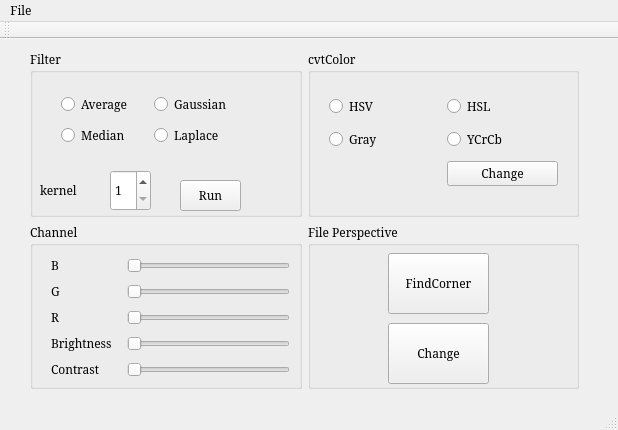
<?xml version="1.0" encoding="UTF-8"?>
<ui version="4.0">
 <class>MainWindow</class>
 <widget class="QMainWindow" name="MainWindow">
  <property name="geometry">
   <rect>
    <x>0</x>
    <y>0</y>
    <width>618</width>
    <height>430</height>
   </rect>
  </property>
  <property name="font">
   <font>
    <family>Garamond</family>
    <italic>false</italic>
   </font>
  </property>
  <property name="windowTitle">
   <string>Photoshop</string>
  </property>
  <widget class="QWidget" name="centralWidget">
   <widget class="QWidget" name="horizontalLayoutWidget">
    <property name="geometry">
     <rect>
      <x>19</x>
      <y>0</y>
      <width>571</width>
      <height>361</height>
     </rect>
    </property>
    <layout class="QHBoxLayout" name="horizontalLayout">
     <item>
      <layout class="QVBoxLayout" name="verticalLayout">
       <item>
        <widget class="QGroupBox" name="groupBox">
         <property name="title">
          <string>Filter</string>
         </property>
         <widget class="QWidget" name="gridLayoutWidget">
          <property name="geometry">
           <rect>
            <x>20</x>
            <y>30</y>
            <width>201</width>
            <height>81</height>
           </rect>
          </property>
          <layout class="QGridLayout" name="gridLayout">
           <item row="0" column="0">
            <widget class="QRadioButton" name="radio_average">
             <property name="text">
              <string>Average</string>
             </property>
            </widget>
           </item>
           <item row="1" column="0">
            <widget class="QRadioButton" name="radio_median">
             <property name="text">
              <string>Median</string>
             </property>
            </widget>
           </item>
           <item row="0" column="1">
            <widget class="QRadioButton" name="radio_gaussian">
             <property name="text">
              <string>Gaussian</string>
             </property>
            </widget>
           </item>
           <item row="1" column="1">
            <widget class="QRadioButton" name="radio_laplace">
             <property name="text">
              <string>Laplace</string>
             </property>
            </widget>
           </item>
          </layout>
         </widget>
         <widget class="QLabel" name="label">
          <property name="geometry">
           <rect>
            <x>10</x>
            <y>120</y>
            <width>61</width>
            <height>41</height>
           </rect>
          </property>
          <property name="text">
           <string>kernel</string>
          </property>
         </widget>
         <widget class="QPushButton" name="Btn_kernelRun">
          <property name="geometry">
           <rect>
            <x>150</x>
            <y>130</y>
            <width>61</width>
            <height>31</height>
           </rect>
          </property>
          <property name="text">
           <string>Run</string>
          </property>
         </widget>
         <widget class="QSpinBox" name="spinBox">
          <property name="geometry">
           <rect>
            <x>80</x>
            <y>120</y>
            <width>41</width>
            <height>41</height>
           </rect>
          </property>
          <property name="minimum">
           <number>1</number>
          </property>
          <property name="maximum">
           <number>31</number>
          </property>
          <property name="singleStep">
           <number>2</number>
          </property>
          <property name="value">
           <number>1</number>
          </property>
         </widget>
        </widget>
       </item>
       <item>
        <widget class="QGroupBox" name="groupBox_2">
         <property name="title">
          <string>Channel</string>
         </property>
         <widget class="QWidget" name="verticalLayoutWidget_3">
          <property name="geometry">
           <rect>
            <x>10</x>
            <y>20</y>
            <width>261</width>
            <height>151</height>
           </rect>
          </property>
          <layout class="QVBoxLayout" name="verticalLayout_3">
           <item>
            <layout class="QHBoxLayout" name="horizontalLayout_6" stretch="3,7">
             <item>
              <widget class="QLabel" name="label_6">
               <property name="text">
                <string>B</string>
               </property>
              </widget>
             </item>
             <item>
              <widget class="QSlider" name="slider_b">
               <property name="maximum">
                <number>255</number>
               </property>
               <property name="orientation">
                <enum>Qt::Horizontal</enum>
               </property>
              </widget>
             </item>
            </layout>
           </item>
           <item>
            <layout class="QHBoxLayout" name="horizontalLayout_7" stretch="3,7">
             <item>
              <widget class="QLabel" name="label_7">
               <property name="text">
                <string>G</string>
               </property>
              </widget>
             </item>
             <item>
              <widget class="QSlider" name="slider_g">
               <property name="maximum">
                <number>255</number>
               </property>
               <property name="orientation">
                <enum>Qt::Horizontal</enum>
               </property>
              </widget>
             </item>
            </layout>
           </item>
           <item>
            <layout class="QHBoxLayout" name="horizontalLayout_8" stretch="3,7">
             <item>
              <widget class="QLabel" name="label_8">
               <property name="text">
                <string>R</string>
               </property>
              </widget>
             </item>
             <item>
              <widget class="QSlider" name="slider_r">
               <property name="maximum">
                <number>255</number>
               </property>
               <property name="orientation">
                <enum>Qt::Horizontal</enum>
               </property>
              </widget>
             </item>
            </layout>
           </item>
           <item>
            <layout class="QHBoxLayout" name="horizontalLayout_9" stretch="3,7">
             <item>
              <widget class="QLabel" name="label_9">
               <property name="text">
                <string>Brightness</string>
               </property>
              </widget>
             </item>
             <item>
              <widget class="QSlider" name="slider_brightness">
               <property name="maximum">
                <number>100</number>
               </property>
               <property name="orientation">
                <enum>Qt::Horizontal</enum>
               </property>
              </widget>
             </item>
            </layout>
           </item>
           <item>
            <layout class="QHBoxLayout" name="horizontalLayout_10" stretch="3,7">
             <item>
              <widget class="QLabel" name="label_10">
               <property name="text">
                <string>Contrast</string>
               </property>
              </widget>
             </item>
             <item>
              <widget class="QSlider" name="slider_contrast">
               <property name="minimum">
                <number>0</number>
               </property>
               <property name="maximum">
                <number>20</number>
               </property>
               <property name="singleStep">
                <number>0</number>
               </property>
               <property name="value">
                <number>0</number>
               </property>
               <property name="sliderPosition">
                <number>0</number>
               </property>
               <property name="orientation">
                <enum>Qt::Horizontal</enum>
               </property>
              </widget>
             </item>
            </layout>
           </item>
          </layout>
         </widget>
        </widget>
       </item>
      </layout>
     </item>
     <item>
      <layout class="QVBoxLayout" name="verticalLayout_2">
       <item>
        <widget class="QGroupBox" name="groupBox_3">
         <property name="title">
          <string>cvtColor</string>
         </property>
         <widget class="QWidget" name="gridLayoutWidget_2">
          <property name="geometry">
           <rect>
            <x>10</x>
            <y>30</y>
            <width>251</width>
            <height>121</height>
           </rect>
          </property>
          <layout class="QGridLayout" name="gridLayout_2">
           <item row="1" column="0">
            <widget class="QRadioButton" name="radio_cvtGray">
             <property name="text">
              <string>Gray</string>
             </property>
            </widget>
           </item>
           <item row="0" column="0">
            <widget class="QRadioButton" name="radio_cvtHSV">
             <property name="text">
              <string>HSV</string>
             </property>
            </widget>
           </item>
           <item row="0" column="1">
            <widget class="QRadioButton" name="radio_cvtHSL">
             <property name="text">
              <string>HSL</string>
             </property>
            </widget>
           </item>
           <item row="1" column="1">
            <widget class="QRadioButton" name="radio_cvtYCrCb">
             <property name="text">
              <string>YCrCb</string>
             </property>
            </widget>
           </item>
           <item row="2" column="1">
            <widget class="QPushButton" name="Btn_cvt">
             <property name="text">
              <string>Change</string>
             </property>
            </widget>
           </item>
          </layout>
         </widget>
        </widget>
       </item>
       <item>
        <widget class="QGroupBox" name="groupBox_4">
         <property name="title">
          <string>File Perspective</string>
         </property>
         <widget class="QPushButton" name="Btn_findCorner">
          <property name="geometry">
           <rect>
            <x>80</x>
            <y>30</y>
            <width>101</width>
            <height>61</height>
           </rect>
          </property>
          <property name="text">
           <string>FindCorner</string>
          </property>
         </widget>
         <widget class="QPushButton" name="Btn_persChange">
          <property name="geometry">
           <rect>
            <x>80</x>
            <y>100</y>
            <width>101</width>
            <height>61</height>
           </rect>
          </property>
          <property name="text">
           <string>Change</string>
          </property>
         </widget>
        </widget>
       </item>
      </layout>
     </item>
    </layout>
   </widget>
  </widget>
  <widget class="QMenuBar" name="menuBar">
   <property name="geometry">
    <rect>
     <x>0</x>
     <y>0</y>
     <width>618</width>
     <height>17</height>
    </rect>
   </property>
   <widget class="QMenu" name="menuFile">
    <property name="title">
     <string>File</string>
    </property>
    <addaction name="actionLoad_Image"/>
    <addaction name="actionUndo"/>
    <addaction name="actionSave_Image"/>
    <addaction name="actionClear"/>
   </widget>
   <addaction name="menuFile"/>
  </widget>
  <widget class="QToolBar" name="mainToolBar">
   <attribute name="toolBarArea">
    <enum>TopToolBarArea</enum>
   </attribute>
   <attribute name="toolBarBreak">
    <bool>false</bool>
   </attribute>
  </widget>
  <widget class="QStatusBar" name="statusBar"/>
  <action name="actionLoad_Image">
   <property name="text">
    <string>Load Image</string>
   </property>
  </action>
  <action name="actionUndo">
   <property name="text">
    <string>Undo</string>
   </property>
  </action>
  <action name="actionSave_Image">
   <property name="text">
    <string>Save Image</string>
   </property>
  </action>
  <action name="actionClear">
   <property name="text">
    <string>Clear</string>
   </property>
  </action>
 </widget>
 <layoutdefault spacing="6" margin="11"/>
 <resources/>
 <connections/>
</ui>
